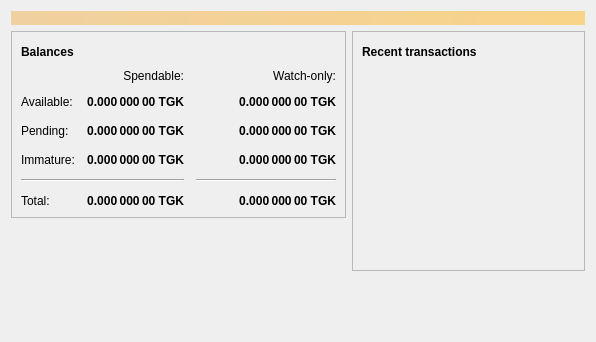
<?xml version="1.0" encoding="UTF-8"?>
<ui version="4.0">
 <class>OverviewPage</class>
 <widget class="QWidget" name="OverviewPage">
  <property name="geometry">
   <rect>
    <x>0</x>
    <y>0</y>
    <width>596</width>
    <height>342</height>
   </rect>
  </property>
  <property name="windowTitle">
   <string>Form</string>
  </property>
  <layout class="QVBoxLayout" name="topLayout">
   <item>
    <widget class="QLabel" name="labelAlerts">
     <property name="visible">
      <bool>false</bool>
     </property>
     <property name="styleSheet">
      <string notr="true">QLabel { background-color: qlineargradient(x1: 0, y1: 0, x2: 1, y2: 0, stop:0 #F0D0A0, stop:1 #F8D488); color:#000000; }</string>
     </property>
     <property name="wordWrap">
      <bool>true</bool>
     </property>
     <property name="margin">
      <number>3</number>
     </property>
     <property name="textInteractionFlags">
      <set>Qt::TextSelectableByMouse</set>
     </property>
    </widget>
   </item>
   <item>
    <layout class="QHBoxLayout" name="horizontalLayout" stretch="1,1">
     <item>
      <layout class="QVBoxLayout" name="verticalLayout_2">
       <item>
        <widget class="QFrame" name="frame">
         <property name="frameShape">
          <enum>QFrame::StyledPanel</enum>
         </property>
         <property name="frameShadow">
          <enum>QFrame::Raised</enum>
         </property>
         <layout class="QVBoxLayout" name="verticalLayout_4">
          <item>
           <layout class="QHBoxLayout" name="horizontalLayout_4">
            <item>
             <widget class="QLabel" name="label_5">
              <property name="font">
               <font>
                <weight>75</weight>
                <bold>true</bold>
               </font>
              </property>
              <property name="text">
               <string>Balances</string>
              </property>
             </widget>
            </item>
            <item>
             <widget class="QPushButton" name="labelWalletStatus">
              <property name="enabled">
               <bool>true</bool>
              </property>
              <property name="maximumSize">
               <size>
                <width>30</width>
                <height>16777215</height>
               </size>
              </property>
              <property name="toolTip">
               <string>The displayed information may be out of date. Your wallet automatically synchronizes with the TGK network after a connection is established, but this process has not completed yet.</string>
              </property>
              <property name="text">
               <string/>
              </property>
              <property name="icon">
               <iconset resource="../bitcoin.qrc">
                <normaloff>:/icons/warning</normaloff>
                <disabledoff>:/icons/warning</disabledoff>:/icons/warning</iconset>
              </property>
              <property name="iconSize">
               <size>
                <width>24</width>
                <height>24</height>
               </size>
              </property>
              <property name="flat">
               <bool>true</bool>
              </property>
             </widget>
            </item>
            <item>
             <spacer name="horizontalSpacer_3">
              <property name="orientation">
               <enum>Qt::Horizontal</enum>
              </property>
              <property name="sizeHint" stdset="0">
               <size>
                <width>40</width>
                <height>20</height>
               </size>
              </property>
             </spacer>
            </item>
           </layout>
          </item>
          <item>
           <layout class="QGridLayout" name="gridLayout">
            <property name="spacing">
             <number>12</number>
            </property>
            <item row="2" column="2">
             <widget class="QLabel" name="labelWatchPending">
              <property name="font">
               <font>
                <weight>75</weight>
                <bold>true</bold>
               </font>
              </property>
              <property name="cursor">
               <cursorShape>IBeamCursor</cursorShape>
              </property>
              <property name="toolTip">
               <string>Unconfirmed transactions to watch-only addresses</string>
              </property>
              <property name="text">
               <string notr="true">0.000 000 00 TGK</string>
              </property>
              <property name="alignment">
               <set>Qt::AlignRight|Qt::AlignTrailing|Qt::AlignVCenter</set>
              </property>
              <property name="textInteractionFlags">
               <set>Qt::LinksAccessibleByMouse|Qt::TextSelectableByKeyboard|Qt::TextSelectableByMouse</set>
              </property>
             </widget>
            </item>
            <item row="2" column="1">
             <widget class="QLabel" name="labelUnconfirmed">
              <property name="font">
               <font>
                <weight>75</weight>
                <bold>true</bold>
               </font>
              </property>
              <property name="cursor">
               <cursorShape>IBeamCursor</cursorShape>
              </property>
              <property name="toolTip">
               <string>Total of transactions that have yet to be confirmed, and do not yet count toward the spendable balance</string>
              </property>
              <property name="text">
               <string notr="true">0.000 000 00 TGK</string>
              </property>
              <property name="alignment">
               <set>Qt::AlignRight|Qt::AlignTrailing|Qt::AlignVCenter</set>
              </property>
              <property name="textInteractionFlags">
               <set>Qt::LinksAccessibleByMouse|Qt::TextSelectableByKeyboard|Qt::TextSelectableByMouse</set>
              </property>
             </widget>
            </item>
            <item row="3" column="2">
             <widget class="QLabel" name="labelWatchImmature">
              <property name="font">
               <font>
                <weight>75</weight>
                <bold>true</bold>
               </font>
              </property>
              <property name="cursor">
               <cursorShape>IBeamCursor</cursorShape>
              </property>
              <property name="toolTip">
               <string>Mined balance in watch-only addresses that has not yet matured</string>
              </property>
              <property name="text">
               <string notr="true">0.000 000 00 TGK</string>
              </property>
              <property name="alignment">
               <set>Qt::AlignRight|Qt::AlignTrailing|Qt::AlignVCenter</set>
              </property>
              <property name="textInteractionFlags">
               <set>Qt::LinksAccessibleByMouse|Qt::TextSelectableByKeyboard|Qt::TextSelectableByMouse</set>
              </property>
             </widget>
            </item>
            <item row="4" column="0" colspan="2">
             <widget class="Line" name="line">
              <property name="orientation">
               <enum>Qt::Horizontal</enum>
              </property>
             </widget>
            </item>
            <item row="4" column="2">
             <widget class="Line" name="lineWatchBalance">
              <property name="sizePolicy">
               <sizepolicy hsizetype="Preferred" vsizetype="Fixed">
                <horstretch>0</horstretch>
                <verstretch>0</verstretch>
               </sizepolicy>
              </property>
              <property name="minimumSize">
               <size>
                <width>140</width>
                <height>0</height>
               </size>
              </property>
              <property name="orientation">
               <enum>Qt::Horizontal</enum>
              </property>
             </widget>
            </item>
            <item row="5" column="0">
             <widget class="QLabel" name="labelTotalText">
              <property name="text">
               <string>Total:</string>
              </property>
             </widget>
            </item>
            <item row="3" column="1">
             <widget class="QLabel" name="labelImmature">
              <property name="font">
               <font>
                <weight>75</weight>
                <bold>true</bold>
               </font>
              </property>
              <property name="cursor">
               <cursorShape>IBeamCursor</cursorShape>
              </property>
              <property name="toolTip">
               <string>Mined balance that has not yet matured</string>
              </property>
              <property name="text">
               <string notr="true">0.000 000 00 TGK</string>
              </property>
              <property name="alignment">
               <set>Qt::AlignRight|Qt::AlignTrailing|Qt::AlignVCenter</set>
              </property>
              <property name="textInteractionFlags">
               <set>Qt::LinksAccessibleByMouse|Qt::TextSelectableByKeyboard|Qt::TextSelectableByMouse</set>
              </property>
             </widget>
            </item>
            <item row="2" column="3">
             <spacer name="horizontalSpacer_2">
              <property name="orientation">
               <enum>Qt::Horizontal</enum>
              </property>
              <property name="sizeHint" stdset="0">
               <size>
                <width>40</width>
                <height>20</height>
               </size>
              </property>
             </spacer>
            </item>
            <item row="3" column="0">
             <widget class="QLabel" name="labelImmatureText">
              <property name="text">
               <string>Immature:</string>
              </property>
             </widget>
            </item>
            <item row="5" column="1">
             <widget class="QLabel" name="labelTotal">
              <property name="font">
               <font>
                <weight>75</weight>
                <bold>true</bold>
               </font>
              </property>
              <property name="cursor">
               <cursorShape>IBeamCursor</cursorShape>
              </property>
              <property name="toolTip">
               <string>Your current total balance</string>
              </property>
              <property name="text">
               <string notr="true">0.000 000 00 TGK</string>
              </property>
              <property name="alignment">
               <set>Qt::AlignRight|Qt::AlignTrailing|Qt::AlignVCenter</set>
              </property>
              <property name="textInteractionFlags">
               <set>Qt::LinksAccessibleByMouse|Qt::TextSelectableByKeyboard|Qt::TextSelectableByMouse</set>
              </property>
             </widget>
            </item>
            <item row="5" column="2">
             <widget class="QLabel" name="labelWatchTotal">
              <property name="font">
               <font>
                <weight>75</weight>
                <bold>true</bold>
               </font>
              </property>
              <property name="cursor">
               <cursorShape>IBeamCursor</cursorShape>
              </property>
              <property name="toolTip">
               <string>Current total balance in watch-only addresses</string>
              </property>
              <property name="text">
               <string notr="true">0.000 000 00 TGK</string>
              </property>
              <property name="alignment">
               <set>Qt::AlignRight|Qt::AlignTrailing|Qt::AlignVCenter</set>
              </property>
              <property name="textInteractionFlags">
               <set>Qt::LinksAccessibleByMouse|Qt::TextSelectableByKeyboard|Qt::TextSelectableByMouse</set>
              </property>
             </widget>
            </item>
            <item row="0" column="2">
             <widget class="QLabel" name="labelWatchonly">
              <property name="text">
               <string>Watch-only:</string>
              </property>
              <property name="alignment">
               <set>Qt::AlignRight|Qt::AlignTrailing|Qt::AlignVCenter</set>
              </property>
             </widget>
            </item>
            <item row="1" column="0">
             <widget class="QLabel" name="labelBalanceText">
              <property name="text">
               <string>Available:</string>
              </property>
             </widget>
            </item>
            <item row="1" column="1">
             <widget class="QLabel" name="labelBalance">
              <property name="font">
               <font>
                <weight>75</weight>
                <bold>true</bold>
               </font>
              </property>
              <property name="cursor">
               <cursorShape>IBeamCursor</cursorShape>
              </property>
              <property name="toolTip">
               <string>Your current spendable balance</string>
              </property>
              <property name="text">
               <string notr="true">0.000 000 00 TGK</string>
              </property>
              <property name="alignment">
               <set>Qt::AlignRight|Qt::AlignTrailing|Qt::AlignVCenter</set>
              </property>
              <property name="textInteractionFlags">
               <set>Qt::LinksAccessibleByMouse|Qt::TextSelectableByKeyboard|Qt::TextSelectableByMouse</set>
              </property>
             </widget>
            </item>
            <item row="1" column="2">
             <widget class="QLabel" name="labelWatchAvailable">
              <property name="font">
               <font>
                <weight>75</weight>
                <bold>true</bold>
               </font>
              </property>
              <property name="cursor">
               <cursorShape>IBeamCursor</cursorShape>
              </property>
              <property name="toolTip">
               <string>Your current balance in watch-only addresses</string>
              </property>
              <property name="text">
               <string notr="true">0.000 000 00 TGK</string>
              </property>
              <property name="alignment">
               <set>Qt::AlignRight|Qt::AlignTrailing|Qt::AlignVCenter</set>
              </property>
              <property name="textInteractionFlags">
               <set>Qt::LinksAccessibleByMouse|Qt::TextSelectableByKeyboard|Qt::TextSelectableByMouse</set>
              </property>
             </widget>
            </item>
            <item row="2" column="0">
             <widget class="QLabel" name="labelPendingText">
              <property name="text">
               <string>Pending:</string>
              </property>
             </widget>
            </item>
            <item row="0" column="1">
             <widget class="QLabel" name="labelSpendable">
              <property name="text">
               <string>Spendable:</string>
              </property>
              <property name="alignment">
               <set>Qt::AlignRight|Qt::AlignTrailing|Qt::AlignVCenter</set>
              </property>
             </widget>
            </item>
           </layout>
          </item>
         </layout>
        </widget>
       </item>
       <item>
        <spacer name="verticalSpacer">
         <property name="orientation">
          <enum>Qt::Vertical</enum>
         </property>
         <property name="sizeHint" stdset="0">
          <size>
           <width>20</width>
           <height>40</height>
          </size>
         </property>
        </spacer>
       </item>
      </layout>
     </item>
     <item>
      <layout class="QVBoxLayout" name="verticalLayout_3">
       <item>
        <widget class="QFrame" name="frame_2">
         <property name="frameShape">
          <enum>QFrame::StyledPanel</enum>
         </property>
         <property name="frameShadow">
          <enum>QFrame::Raised</enum>
         </property>
         <layout class="QVBoxLayout" name="verticalLayout">
          <item>
           <layout class="QHBoxLayout" name="horizontalLayout_2">
            <item>
             <widget class="QLabel" name="label_4">
              <property name="font">
               <font>
                <weight>75</weight>
                <bold>true</bold>
               </font>
              </property>
              <property name="text">
               <string>Recent transactions</string>
              </property>
             </widget>
            </item>
            <item>
             <widget class="QPushButton" name="labelTransactionsStatus">
              <property name="enabled">
               <bool>true</bool>
              </property>
              <property name="maximumSize">
               <size>
                <width>30</width>
                <height>16777215</height>
               </size>
              </property>
              <property name="toolTip">
               <string>The displayed information may be out of date. Your wallet automatically synchronizes with the TGK network after a connection is established, but this process has not completed yet.</string>
              </property>
              <property name="text">
               <string/>
              </property>
              <property name="icon">
               <iconset resource="../bitcoin.qrc">
                <normaloff>:/icons/warning</normaloff>
                <disabledoff>:/icons/warning</disabledoff>:/icons/warning</iconset>
              </property>
              <property name="iconSize">
               <size>
                <width>24</width>
                <height>24</height>
               </size>
              </property>
              <property name="flat">
               <bool>true</bool>
              </property>
             </widget>
            </item>
            <item>
             <spacer name="horizontalSpacer">
              <property name="orientation">
               <enum>Qt::Horizontal</enum>
              </property>
              <property name="sizeHint" stdset="0">
               <size>
                <width>40</width>
                <height>20</height>
               </size>
              </property>
             </spacer>
            </item>
           </layout>
          </item>
          <item>
           <widget class="QListView" name="listTransactions">
            <property name="styleSheet">
             <string notr="true">QListView { background: transparent; }</string>
            </property>
            <property name="frameShape">
             <enum>QFrame::NoFrame</enum>
            </property>
            <property name="verticalScrollBarPolicy">
             <enum>Qt::ScrollBarAlwaysOff</enum>
            </property>
            <property name="horizontalScrollBarPolicy">
             <enum>Qt::ScrollBarAlwaysOff</enum>
            </property>
            <property name="selectionMode">
             <enum>QAbstractItemView::NoSelection</enum>
            </property>
           </widget>
          </item>
         </layout>
        </widget>
       </item>
       <item>
        <spacer name="verticalSpacer_2">
         <property name="orientation">
          <enum>Qt::Vertical</enum>
         </property>
         <property name="sizeHint" stdset="0">
          <size>
           <width>20</width>
           <height>40</height>
          </size>
         </property>
        </spacer>
       </item>
      </layout>
     </item>
    </layout>
   </item>
  </layout>
 </widget>
 <resources/>
 <connections/>
</ui>
